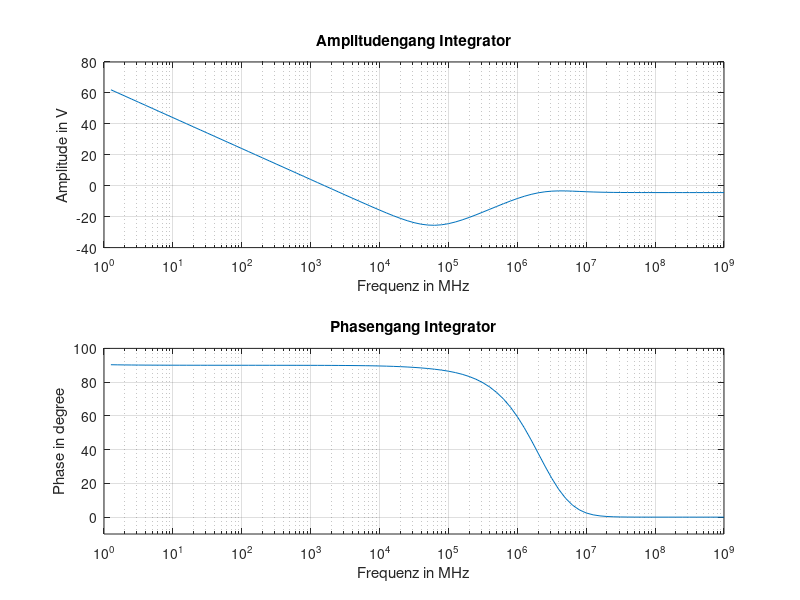
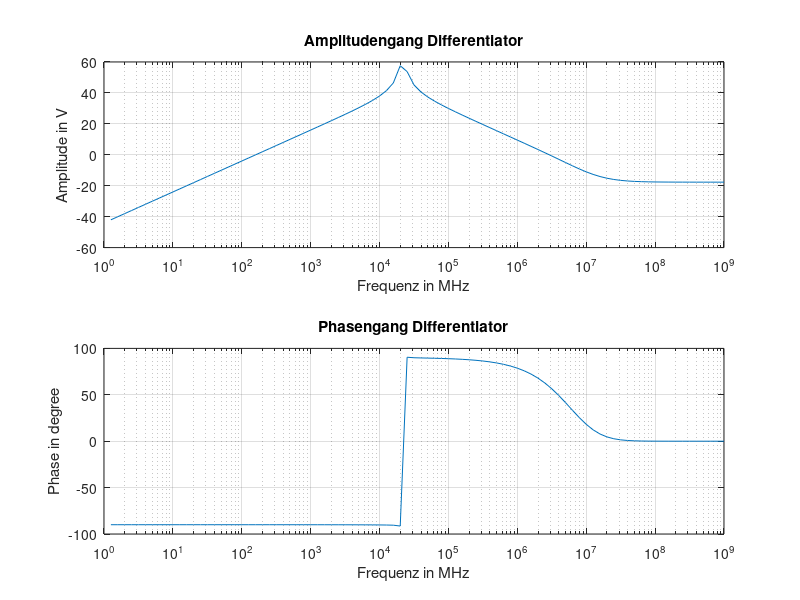

These charts were generated, in order, by the following MATLAB code:
clear all
close all
clc

%% Einlesen der Rohdaten
inte = fopen('Response_Integrator.txt','r');
heading_in = textscan(inte,'%s %s %s',1);
fgetl(inte);
data1 = textscan(inte,'%n %n %n');
fclose(inte);

diff = fopen('Response_Differentiator.txt','r');
heading_diff = textscan(diff,'%s %s %s',1);
fgetl(diff);
data2 = textscan(diff,'%n %n %n');
fclose(diff); 

%% anlegen der Vektoren
Freq_in = cell2mat(data1(1));
ampl_in = cell2mat(data1(2));
phase_in = cell2mat(data1(3));

Freq_diff = cell2mat(data2(1));
ampl_diff = cell2mat(data2(2));
phase_diff = cell2mat(data2(3));

%% plot der Simulationen
figure(1)
hold all
subplot(211)
semilogx(Freq_in, ampl_in)
title('Amplitudengang Integrator')
xlabel('Frequenz in MHz')
ylabel('Amplitude in V')
grid;
subplot(212)
semilogx(Freq_in, phase_in)
title('Phasengang Integrator')
xlabel('Frequenz in MHz')
ylabel('Phase in degree')
ylim([-10 100])
grid;

figure(2)
hold all
hold all
subplot(211)
semilogx(Freq_diff, ampl_diff)
title('Amplitudengang Differentiator')
xlabel('Frequenz in MHz')
ylabel('Amplitude in V')
grid;
subplot(212)
semilogx(Freq_diff, phase_diff)
title('Phasengang Differentiator')
xlabel('Frequenz in MHz')
ylabel('Phase in degree')
grid;
